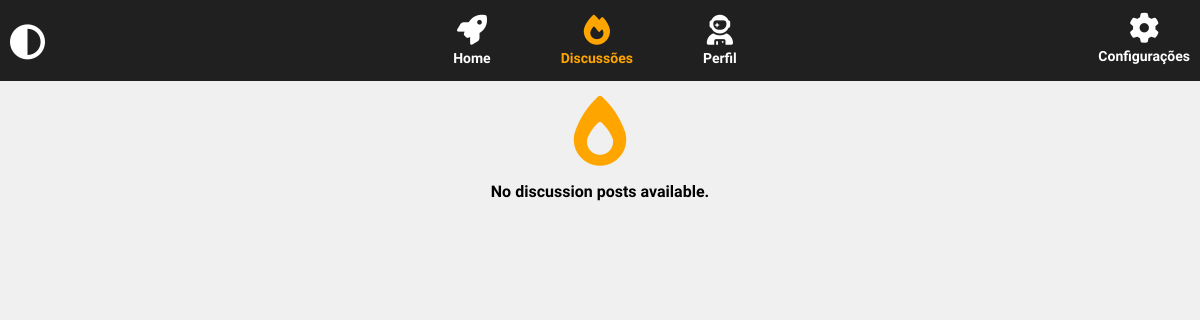
The app's page /discussion/, older data.
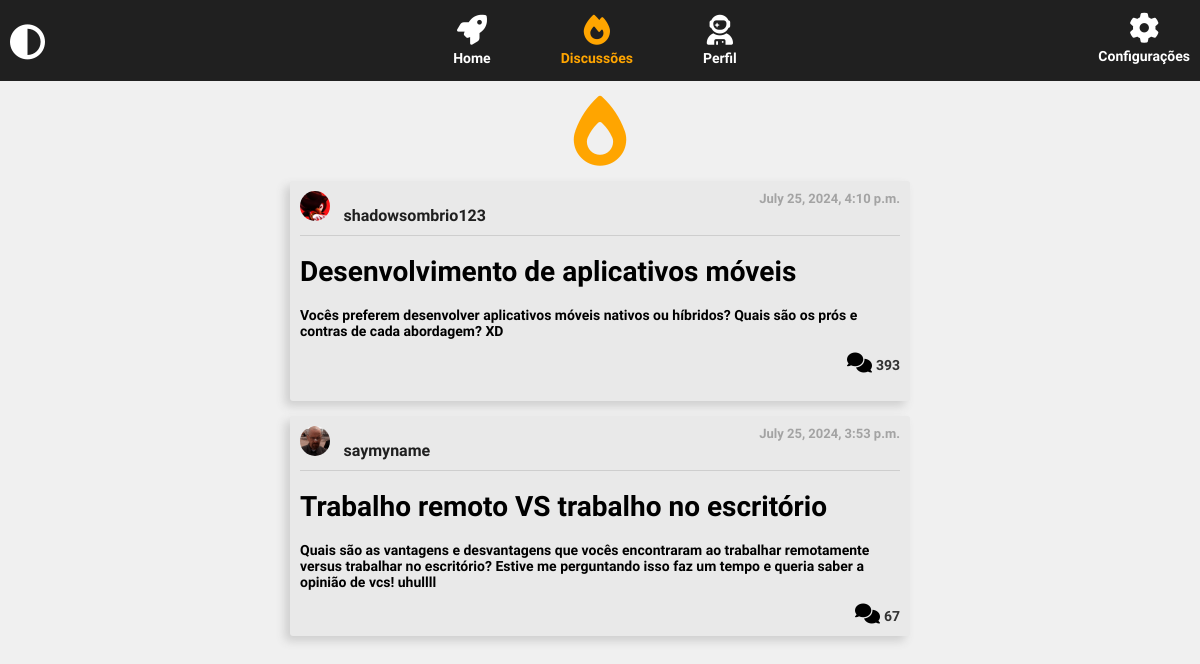
The same page, newer data.
### orbweb/models.py (models this page shows, shortened)
class DiscussionTopic(models.Model):
    user = models.ForeignKey(UserProfile, on_delete=models.CASCADE)
    title = models.CharField(max_length=100)
    content = models.TextField()
    created_at = models.DateTimeField(auto_now_add=True)
    comments = models.IntegerField(default=0)

class UserProfile(models.Model):
    user = models.OneToOneField(User, on_delete=models.CASCADE, null=True, blank=True)
    profile_pic = models.ImageField(upload_to='media/profile_pics/', blank=True, null=True, default='media/default/default-icon.jpg')
    username = models.CharField(max_length=20, unique=True)
    bio = models.CharField(max_length=150, blank=True, null=True)

### orbweb/views.py (the view)
# urls.py: path('discussion/', views.discussion, name='discussion'),
def discussion(request):
    disc_posts = DiscussionTopic.objects.all().order_by('-id')
    return render(request, 'orbweb/pages/discussion.html', context={
        'disc_posts': disc_posts,
    })

### orbweb/templates/orbweb/pages/discussion.html
{% extends "orbweb/partials/header.html" %}
{% block discussion_content %}
    {% include "orbweb/partials/navbar.html" %}
    <div class="disc-post-content">
        <i class="fa-solid fa-fire-flame-simple"></i>
        {% for post in disc_posts %}
            {% include "orbweb/partials/post_discussion.html" %}
        {% empty %}
            <p>No discussion posts available.</p>
        {% endfor %}
    </div>
{% endblock discussion_content %}

### orbweb/templates/orbweb/partials/post_discussion.html
<div class="disc-div">
    <div class="disc-header">
        {% if post.user.profile_pic %}
            <img src="{{ post.user.profile_pic.url }}" class="profile-pic">
        {% endif %}
        <h2>{{ post.user.username }}</h2>
        <h3>{{ post.created_at }}</h3>
    </div>
    <div class="disc-content">
        <p><h1>{{ post.title }}</h1></p>
        <p>{{ post.content }}</p>
    </div>
    <div class="disc-footer">
        <div class="disc-icons">
            <span class="comment-section">
                <i class="fa-solid fa-comments"></i>
                <span class="comment-count">{{ post.comments }}</span>
            </span>
        </div>
    </div>
</div>

Row changes from the older to the newer data that the page shows:
added DiscussionTopic: user.profile_pic (picture), user.username "shadowsombrio123", created_at "July 25, 2024, 4:10 p.m.", title "Desenvolvimento de aplicativos móveis", content "Vocês preferem desenvolver aplicativos móveis nativos ou híbridos? Quais são os prós e contras de cada abordagem? XD", comments "393"
added DiscussionTopic: user.profile_pic (picture), user.username "saymyname", created_at "July 25, 2024, 3:53 p.m.", title "Trabalho remoto VS trabalho no escritório", content "Quais são as vantagens e desvantagens que vocês encontraram ao trabalhar remotamente versus trabalhar no escritório? Estive me perguntando isso faz um tempo e queria saber a opinião de vcs! uhullll", comments "67"
Text that changed along with them:
text no longer shown: "No discussion posts available."
